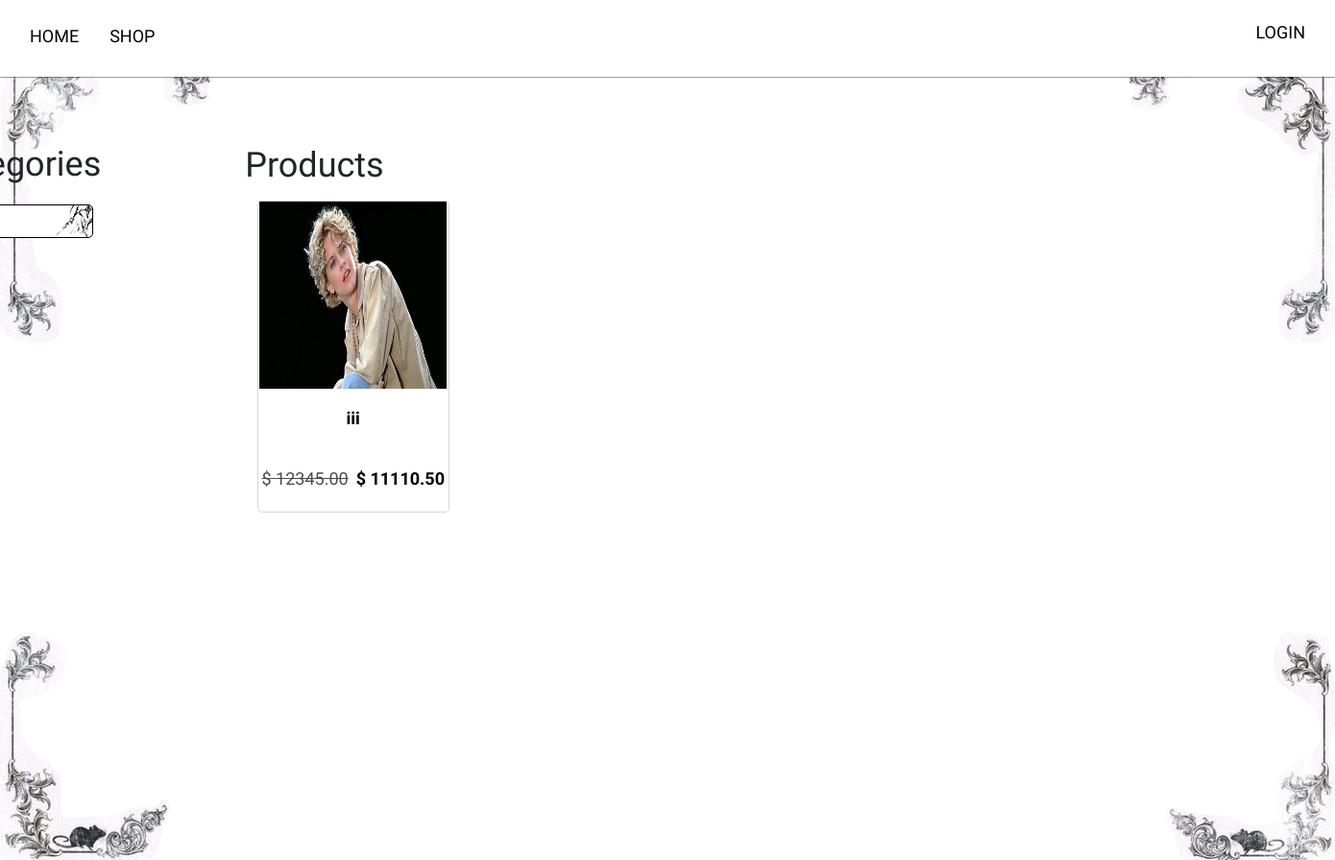
Page /shop/ on the earlier database version.
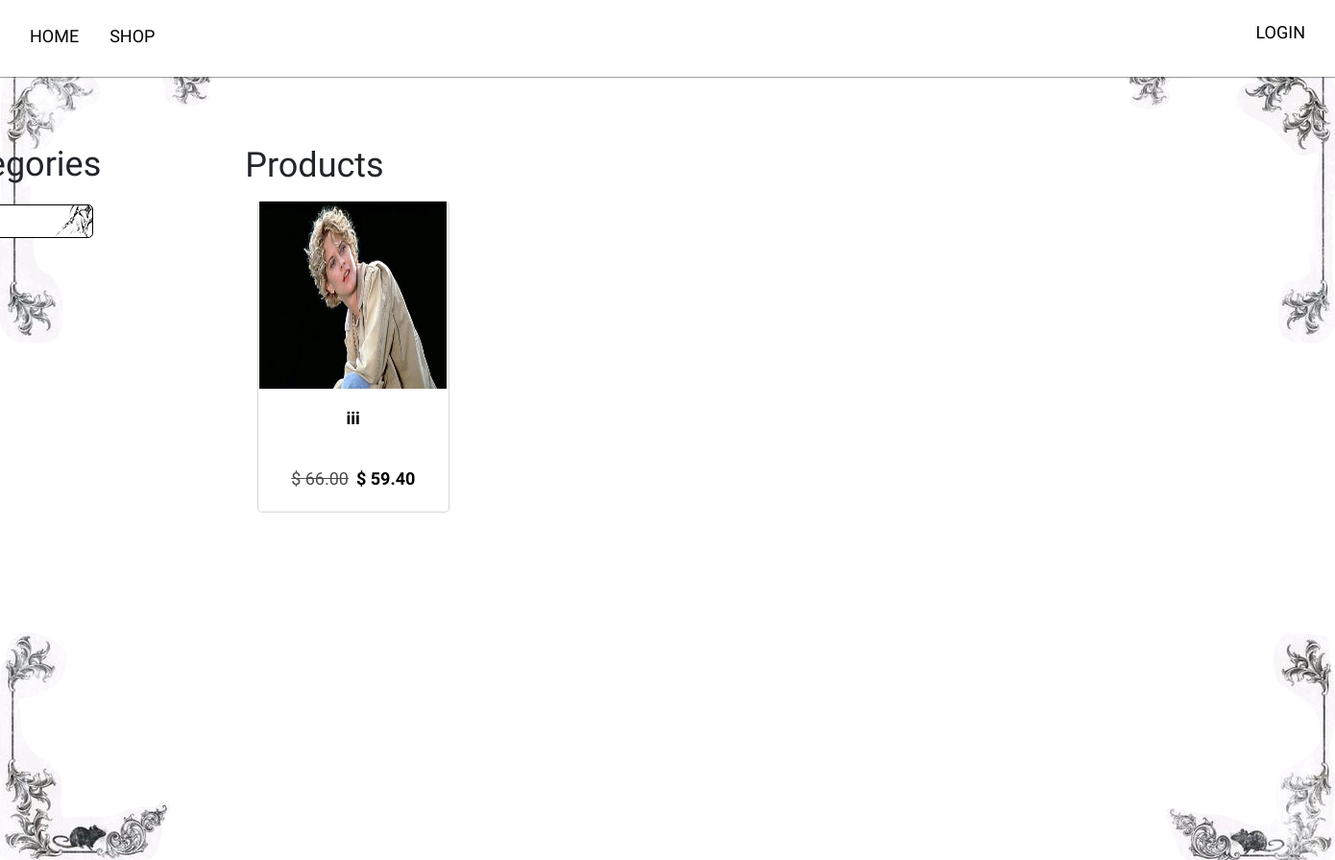
Same page on the later database version.
### main/models.py (models this page shows, shortened)
class Product(models.Model):
    category = models.ForeignKey(Category,
                                 related_name='products',
                                 on_delete=models.CASCADE)
    name = models.CharField(max_length=50)
    slug = models.SlugField(max_length=50)
    image = models.ImageField(upload_to='products/%Y/%m/%d',
                              blank=True)
    discription = models.TextField(blank=True)
    price = models.DecimalField(max_digits=10,
                                decimal_places=2)
    available = models.BooleanField(default=True)
    created = models.DateTimeField(auto_now_add=True)
    updated = models.DateTimeField(auto_now=True)
    discount = models.DecimalField(default=0.00, max_digits=4,
                                   decimal_places=2)
    class Meta:
        ordering = ['name']
        indexes = [
            models.Index(fields=['id', 'slug']),
            models.Index(fields=['name']),
            models.Index(fields=['-created']),
        ]
    def get_absolute_url(self):
        return reverse('main:product_detail',
                       args=[self.slug])
    def sell_price(self):
        if self.discount:
            return round(self.price - self.price * self.discount / 100, 2)
        return self.price

### main/views.py (the view)
# urls.py: path('shop/', views.product_list, name='product_list'),
def product_list(request, category_slug=None):
    category = None
    categories = Category.objects.all()
    products = Product.objects.filter(available=True)
    if category_slug:
        category = get_object_or_404(Category,
                                     slug=category_slug)
        products = products.filter(category=category)
    return render(request,
                  'main/product/list.html',
                  {'category': category,
                   'categories': categories,
                   'products': products})

### main/models.py (called while the page is built)
    def get_absolute_url(self):
        return reverse("main:product_list_by_category",
                       args=[self.slug])

### main/templates/main/product/list.html (shortened to what this page needs)
{% extends "main/base.html" %}
{% load static %}
{% block content %}
    <div class="llist d-flex">
        <div class="sidebar">
            <h3>Categories</h3>
            <ul>
                <li {% if not category %}class="selected"{% endif %}>
                </li>
                {% for c in categories %}
                    <li {% if category.slug == c.slug %}class="selected"{% endif %}>
                    </li>
                {% endfor %}
            </ul>
        </div>
        <div class="main">
            <div class="main-title">
                {% if category %}{{ category.name }}{% else %}Products{% endif %}
            </div>
            <div class="product-list">
                <div class="items">
                    {% for product in products %}
                        <div class="item">
                            <a href="{{ product.get_absolute_url }}" class="home-card d-flex flex-column align-items-center text-center">
                                <img src="{% if product.image %}{{ product.image.url }}{% else %}{% static 'img/noimage.jpg' %}{% endif %}" class="card-img" alt="">
                                <h5 class="title-card">{{ product.name }}</h5>
                                {% if product.discount %}
                                    <div class="cart-discount d-flex gap-2">
                                        <p class="line">$ {{ product.price }}</p>
                                        <p>$ {{ product.sell_price }}</p>
                                    </div>
                                {% else %}
                                    <p class="price">$ {{ product.price }}</p>
                                {% endif %}
                                </a>
                        </div>
                    {% endfor %}
                </div>
            </div>
        </div>
    </div>
{% endblock content %}

Differences in the rows shown:
changed Product "iii": price "12345.00" → "66.00"; sell_price "11110.50" → "59.40"
